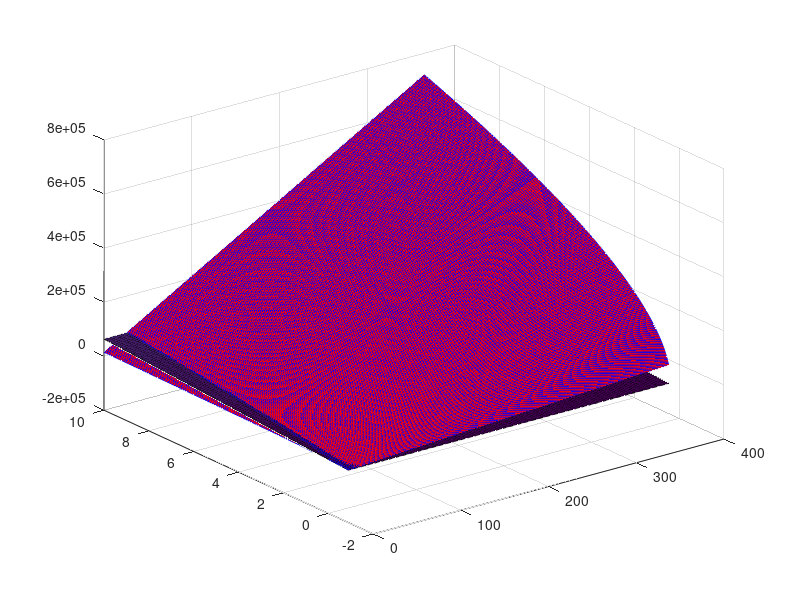

Reproduce this figure in MATLAB.


Dias = (0:1:365);
Movimiento = (-0.9:0.1:10);
[D,M] = meshgrid(Dias,Movimiento);
function y = Ganancia(D,M)
CopeL = 353;
PrecioInicial = 9;
DolarL = CopeL*PrecioInicial;
APY = 6700/365;
Precio = PrecioInicial * (1+M);
CopeLF = sqrt((CopeL*DolarL)./Precio);
DolarLF = sqrt(CopeL*DolarL.*Precio);
y = ((DolarLF-DolarL) + CopeLF.*Precio - CopeL*PrecioInicial  + (APY/100.*D.*CopeLF.*Precio));
Z = ((CopeL+DolarL/PrecioInicial)*(1+M)*PrecioInicial-CopeL*PrecioInicial-DolarL);
surf(D, M,Z);
hold on;
end;

surf(Dias,Movimiento,Ganancia(D,M),'FaceColor','red','EdgeColor','blue');
hold off;